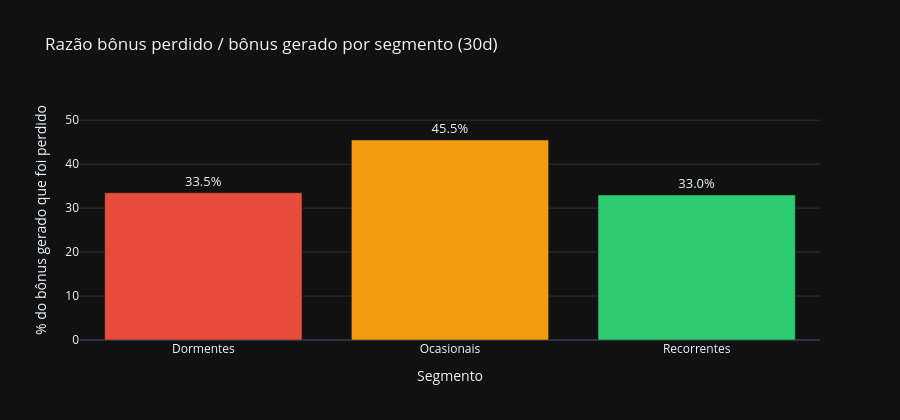

The code cell stored with this chart in its notebook:
### Code cell
# ── Fig 1 — Razão perdido / gerado por segmento ──────────────────────────────
fig1 = go.Figure()

fig1.add_trace(go.Bar(
    x               = perda_seg["segmento"],
    y               = perda_seg["razao_perda_pct"],
    marker_color    = [CORES[s] for s in perda_seg["segmento"]],
    text            = perda_seg["razao_perda_pct"].astype(str) + "%",
    textposition    = "outside",
    textfont        = dict(size=13),
))

fig1.update_layout(
    title       = f"Razão bônus perdido / bônus gerado por segmento ({VALIDADE}d)",
    xaxis_title = "Segmento",
    yaxis_title = "% do bônus gerado que foi perdido",
    template    = "plotly_dark",
    height      = 420,
    yaxis       = dict(range=[0, perda_seg["razao_perda_pct"].max() * 1.2]),
    showlegend  = False,
)

fig1.show()

### Figure 1 — Plotly figure (JSON) as saved in the notebook; plotly's stock layout.template omitted (floating-point values rounded to 4 significant figures)
{"data": [{"marker": {"color": ["#E74C3C", "#F39C12", "#2ECC71"]}, "text": ["33.5%", "45.5%", "33.0%"], "textfont": {"size": 13}, "textposition": "outside", "type": "bar", "x": ["Dormentes", "Ocasionais", "Recorrentes"], "y": [33.5, 45.5, 33.0]}], "layout": {"height": 420, "showlegend": false, "title": {"text": "Razão bônus perdido / bônus gerado por segmento (30d)"}, "xaxis": {"title": {"text": "Segmento"}}, "yaxis": {"range": [0, 54.6], "title": {"text": "% do bônus gerado que foi perdido"}}}}
